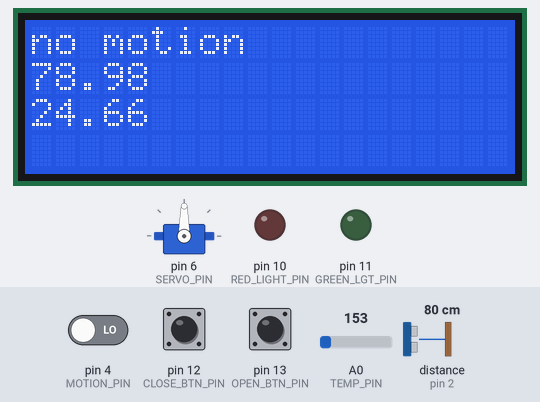
This sketch was run on a simulated Arduino Uno, built with avr-gcc and run on an emulated ATmega328P. Shown: 20×4 character LCD, servo, output pins drawn as LEDs (lit = HIGH). Wiring (inferred from the names in the program): ultrasonic range finder: trigger pin 3; echo pin 2. Inputs (shaded band) come from the test bench; at power-on: A0 (TEMP_PIN) = 153, pin 4 (MOTION_PIN) LOW, pin 13 (OPEN_BTN_PIN) LOW, pin 12 (CLOSE_BTN_PIN) LOW, distance to the obstacle (sensor on pin 2) 80 cm. The echo pulse lasts 58.3 µs per cm; pins used as bus, display or sensor lines are not drawn.

Above: at 1.2 s.
1.3 s: A0 (TEMP_PIN) set to 114
At 2.3 s:
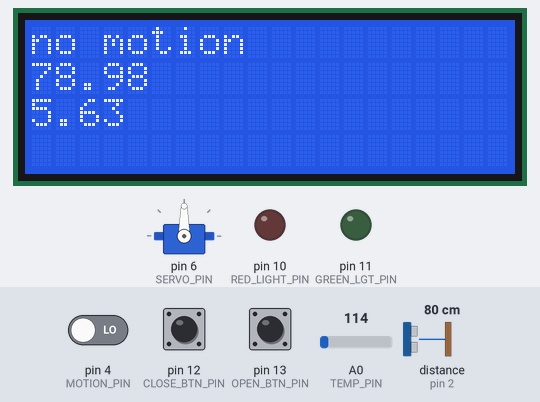
4.4 s: pin 4 (MOTION_PIN) driven HIGH
At 4.9 s:
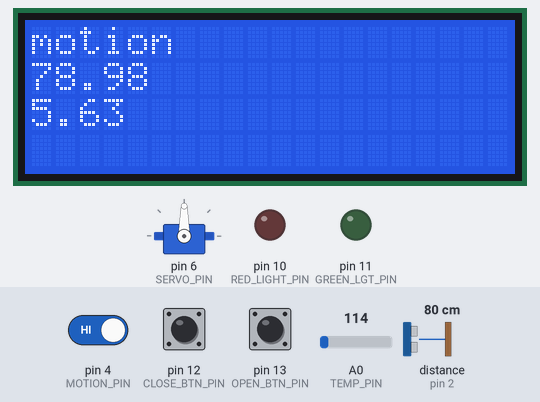
6.1 s: pin 13 (OPEN_BTN_PIN) pulled HIGH for 1 s
At 6.5 s:
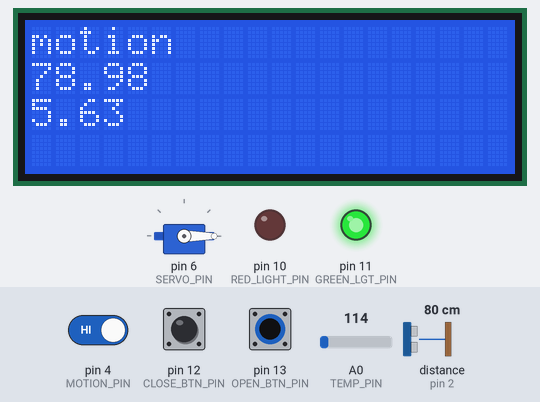
8.6 s: pin 12 (CLOSE_BTN_PIN) pulled HIGH for 0.15 s
At 9.6 s:
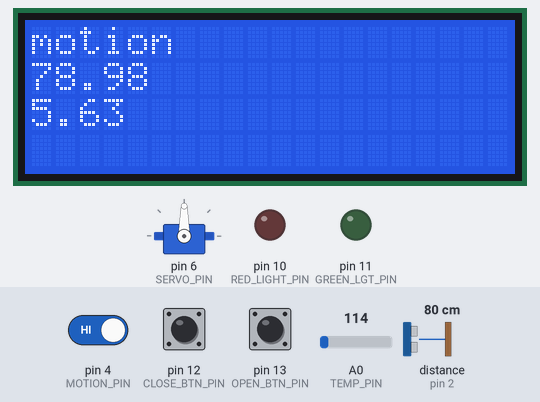
10.2 s: distance to the obstacle (sensor on pin 2) set to 2 cm
At 11.4 s:
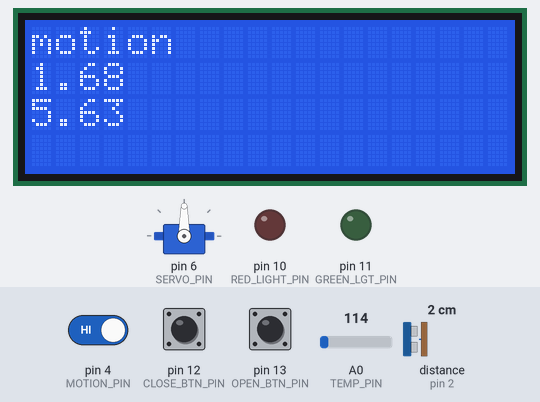
12.1 s: distance to the obstacle (sensor on pin 2) set to 4 cm
At 13.1 s:
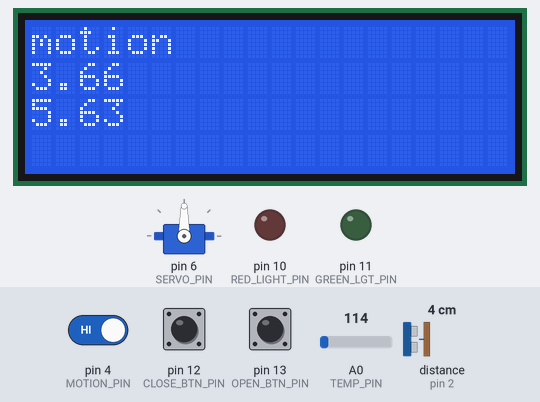
Timing chart, 0 to 15.1 s (numbered marks = the images above; inputs shaded):
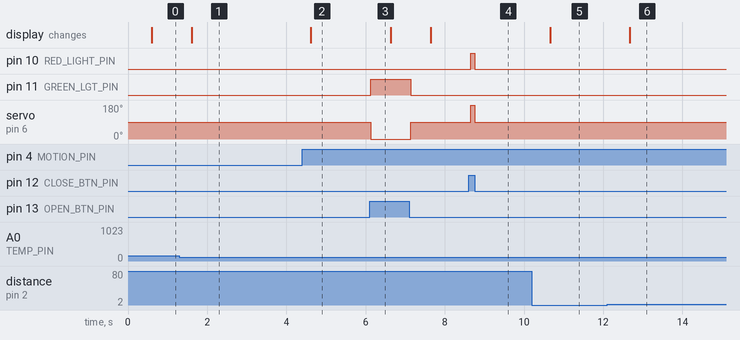

Measured:
- after the input at 1.3 s, the display: changes after 0.30 s (image 1)
- after the input at 4.4 s, the display: changes after 0.21 s (image 2)
- after the input at 6.1 s, pin 11 (GREEN_LGT_PIN): LOW → HIGH at once, → LOW 1.0 s later; servo on pin 6 (SERVO_PIN): 90° → 0° at once, → 90° 1.0 s later
- after the input at 8.6 s, pin 10 (RED_LIGHT_PIN): LOW → HIGH after 0.05 s, → LOW 0.10 s later; servo on pin 6 (SERVO_PIN): 90° → 180° after 0.05 s, → 90° 0.10 s later
- after the input at 10.2 s, the display: changes after 0.47 s (image 5)
- after the input at 12.1 s, the display: changes after 0.57 s (image 6)

The sketch:

iot_prg_2.ino
```cpp
#include <LiquidCrystal_I2C.h>
#include <Servo.h>

#define GREEN_LGT_PIN 11
#define RED_LIGHT_PIN 10

#define OPEN_BTN_PIN 13
#define CLOSE_BTN_PIN 12

#define TEMP_PIN 0
#define SERVO_PIN 6
#define MOTION_PIN 4

#define ECHO_PIN 2
#define TRIG_PIN 3

LiquidCrystal_I2C lcd(0x27, 20, 4);
Servo myservo;
unsigned long lastUpdate = millis();

int servoPos = 0;
int motion = 0;
float distance = 0;
float temperature = 0;

void cleanScreen()
{
  int rows[] = {0, 1, 2, 3};
  for (int row : rows)
  {
    lcd.setCursor(0, row);
    lcd.print("                   ");
  }
}

void printData() {
  if (millis() - lastUpdate > 500) {
    lastUpdate = millis();

    cleanScreen();

    lcd.setCursor(0, 0);
    motion = digitalRead(MOTION_PIN);
    if (motion == HIGH) {
      lcd.print("motion");
    }
    else {
      lcd.print("no motion");
    }

    lcd.setCursor(0, 1);
    lcd.print(distance);
    lcd.print("  ");

    lcd.setCursor(0, 2);
    lcd.print(temperature);
    lcd.print("  ");
  }
}

float readDistanceCM() {
  digitalWrite(TRIG_PIN, LOW);
  delayMicroseconds(2);
  digitalWrite(TRIG_PIN, HIGH);
  delayMicroseconds(10);
  digitalWrite(TRIG_PIN, LOW);
  int duration = pulseIn(ECHO_PIN, HIGH);
  return duration * 0.034 / 2;
}

void setup() {
  lcd.init();
  lcd.backlight();

  pinMode(GREEN_LGT_PIN, OUTPUT);
  pinMode(RED_LIGHT_PIN, OUTPUT);
  pinMode(OPEN_BTN_PIN, INPUT);
  pinMode(CLOSE_BTN_PIN, INPUT);

  pinMode(TRIG_PIN, OUTPUT);
  pinMode(ECHO_PIN, INPUT);

  pinMode(TEMP_PIN, INPUT);

  myservo.attach(SERVO_PIN);
}

void loop() {
  int openBtnState = digitalRead(OPEN_BTN_PIN);
  int closeBtnState = digitalRead(CLOSE_BTN_PIN);

  if (openBtnState == HIGH) {
    digitalWrite(GREEN_LGT_PIN, HIGH);
    digitalWrite(RED_LIGHT_PIN, LOW);
    servoPos = 0;
  }
  else if (closeBtnState == HIGH) {
    digitalWrite(RED_LIGHT_PIN, HIGH);
    digitalWrite(GREEN_LGT_PIN, LOW);
    servoPos = 180;
  }
  else {
    digitalWrite(GREEN_LGT_PIN, LOW);
    digitalWrite(RED_LIGHT_PIN, LOW);
    servoPos = 90;
  }

  myservo.write(servoPos);

  distance = readDistanceCM();

  temperature = analogRead(TEMP_PIN);
  temperature = ((temperature * 0.00488) - 0.5) / 0.01;

  printData();
}
```
